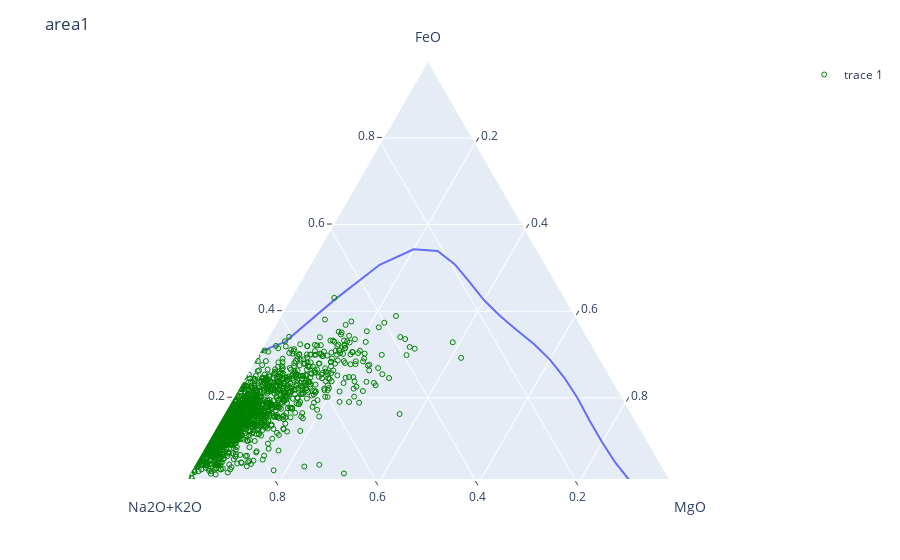
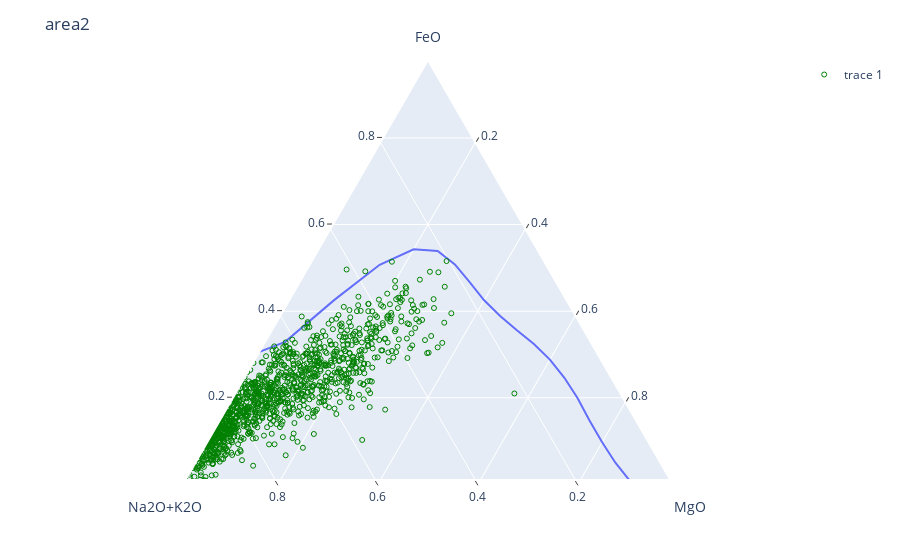
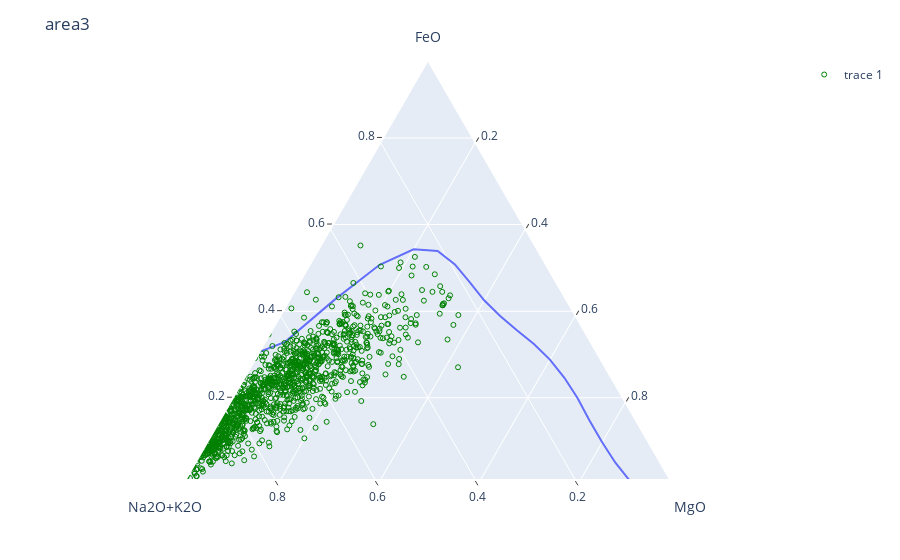
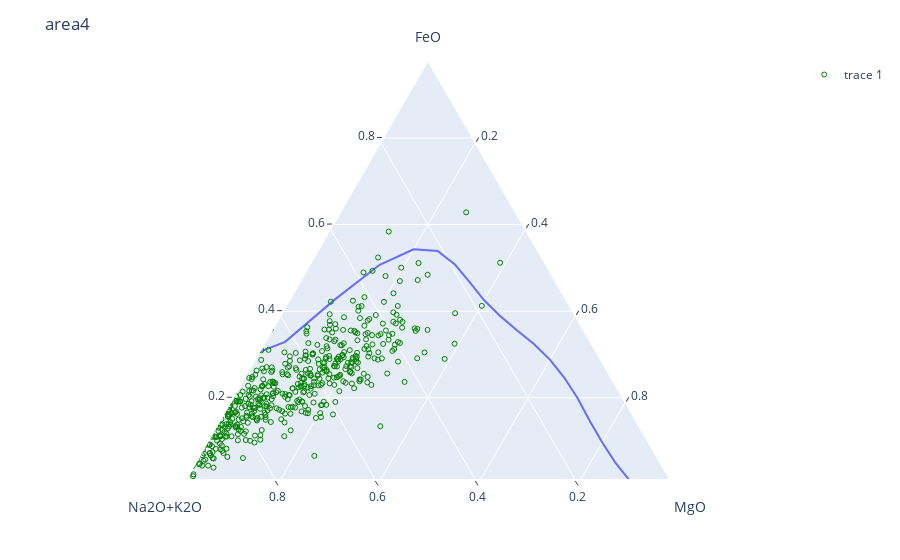

The code cell stored with these charts, in order, in its notebook:
### Code cell
for area, petro in petro_areas.items():
    plot_ternary_diagram(petro=petro, save_name=area)

### Figure 1 — Plotly figure (JSON) as saved in the notebook; plotly's stock layout.template omitted (floating-point values rounded to 4 significant figures; data arrays with more than 128 entries replaced by an {"elided": "..."} marker saying what was removed)
{"data": [{"a": [30, 32.9, 42.6, 50.7, 54.3, 53.9, 50.8, 46.7, 42.5, 38.9, 35.6, 32.4, 28.8, 24.6, 19.9, 14.7, 9.7, 5, 0.8], "b": [70, 62.1, 47.4, 34.3, 25.7, 21.1, 19.2, 18.3, 17.5, 16.1, 14.4, 12.6, 11.2, 10.4, 10.1, 10.3, 10.3, 10, 9.2], "c": [0, 5, 10, 15, 20, 25, 30, 35, 40, 45, 50, 55, 60, 65, 70, 75, 80, 85, 90], "hoverlabel": {"namelength": 0}, "hovertemplate": "a=%{a}<br>b=%{b}<br>c=%{c}", "legendgroup": "", "line": {"color": "#636efa", "dash": "solid"}, "mode": "lines", "name": "", "showlegend": false, "subplot": "ternary", "type": "scatterternary"}, {"a": {"elided": "1623 float values"}, "b": {"elided": "1623 float values"}, "c": {"elided": "1623 float values"}, "marker": {"color": "green", "size": 5, "symbol": 100}, "mode": "markers", "type": "scatterternary"}], "layout": {"autosize": true, "legend": {"tracegroupgap": 0}, "margin": {"t": 60}, "showlegend": true, "ternary": {"aaxis": {"linewidth": 2, "min": 0.01, "ticks": "outside", "title": {"text": "FeO"}}, "baxis": {"linewidth": 2, "min": 0.01, "ticks": "outside", "title": {"text": "Na2O+K2O"}}, "caxis": {"linewidth": 2, "min": 0.01, "ticks": "outside", "title": {"text": "MgO"}}, "domain": {"x": [0, 0.98], "y": [0, 1]}, "sum": 1}, "title": {"text": "area1"}}}

### Figure 2 — Plotly figure (JSON) as saved in the notebook; plotly's stock layout.template omitted (floating-point values rounded to 4 significant figures; data arrays with more than 128 entries replaced by an {"elided": "..."} marker saying what was removed)
{"data": [{"a": [30, 32.9, 42.6, 50.7, 54.3, 53.9, 50.8, 46.7, 42.5, 38.9, 35.6, 32.4, 28.8, 24.6, 19.9, 14.7, 9.7, 5, 0.8], "b": [70, 62.1, 47.4, 34.3, 25.7, 21.1, 19.2, 18.3, 17.5, 16.1, 14.4, 12.6, 11.2, 10.4, 10.1, 10.3, 10.3, 10, 9.2], "c": [0, 5, 10, 15, 20, 25, 30, 35, 40, 45, 50, 55, 60, 65, 70, 75, 80, 85, 90], "hoverlabel": {"namelength": 0}, "hovertemplate": "a=%{a}<br>b=%{b}<br>c=%{c}", "legendgroup": "", "line": {"color": "#636efa", "dash": "solid"}, "mode": "lines", "name": "", "showlegend": false, "subplot": "ternary", "type": "scatterternary"}, {"a": {"elided": "1135 float values"}, "b": {"elided": "1135 float values"}, "c": {"elided": "1135 float values"}, "marker": {"color": "green", "size": 5, "symbol": 100}, "mode": "markers", "type": "scatterternary"}], "layout": {"autosize": true, "legend": {"tracegroupgap": 0}, "margin": {"t": 60}, "showlegend": true, "ternary": {"aaxis": {"linewidth": 2, "min": 0.01, "ticks": "outside", "title": {"text": "FeO"}}, "baxis": {"linewidth": 2, "min": 0.01, "ticks": "outside", "title": {"text": "Na2O+K2O"}}, "caxis": {"linewidth": 2, "min": 0.01, "ticks": "outside", "title": {"text": "MgO"}}, "domain": {"x": [0, 0.98], "y": [0, 1]}, "sum": 1}, "title": {"text": "area2"}}}

### Figure 3 — Plotly figure (JSON) as saved in the notebook; plotly's stock layout.template omitted (floating-point values rounded to 4 significant figures; data arrays with more than 128 entries replaced by an {"elided": "..."} marker saying what was removed)
{"data": [{"a": [30, 32.9, 42.6, 50.7, 54.3, 53.9, 50.8, 46.7, 42.5, 38.9, 35.6, 32.4, 28.8, 24.6, 19.9, 14.7, 9.7, 5, 0.8], "b": [70, 62.1, 47.4, 34.3, 25.7, 21.1, 19.2, 18.3, 17.5, 16.1, 14.4, 12.6, 11.2, 10.4, 10.1, 10.3, 10.3, 10, 9.2], "c": [0, 5, 10, 15, 20, 25, 30, 35, 40, 45, 50, 55, 60, 65, 70, 75, 80, 85, 90], "hoverlabel": {"namelength": 0}, "hovertemplate": "a=%{a}<br>b=%{b}<br>c=%{c}", "legendgroup": "", "line": {"color": "#636efa", "dash": "solid"}, "mode": "lines", "name": "", "showlegend": false, "subplot": "ternary", "type": "scatterternary"}, {"a": {"elided": "1201 float values"}, "b": {"elided": "1201 float values"}, "c": {"elided": "1201 float values"}, "marker": {"color": "green", "size": 5, "symbol": 100}, "mode": "markers", "type": "scatterternary"}], "layout": {"autosize": true, "legend": {"tracegroupgap": 0}, "margin": {"t": 60}, "showlegend": true, "ternary": {"aaxis": {"linewidth": 2, "min": 0.01, "ticks": "outside", "title": {"text": "FeO"}}, "baxis": {"linewidth": 2, "min": 0.01, "ticks": "outside", "title": {"text": "Na2O+K2O"}}, "caxis": {"linewidth": 2, "min": 0.01, "ticks": "outside", "title": {"text": "MgO"}}, "domain": {"x": [0, 0.98], "y": [0, 1]}, "sum": 1}, "title": {"text": "area3"}}}

### Figure 4 — Plotly figure (JSON) as saved in the notebook; plotly's stock layout.template omitted (floating-point values rounded to 4 significant figures; data arrays with more than 128 entries replaced by an {"elided": "..."} marker saying what was removed)
{"data": [{"a": [30, 32.9, 42.6, 50.7, 54.3, 53.9, 50.8, 46.7, 42.5, 38.9, 35.6, 32.4, 28.8, 24.6, 19.9, 14.7, 9.7, 5, 0.8], "b": [70, 62.1, 47.4, 34.3, 25.7, 21.1, 19.2, 18.3, 17.5, 16.1, 14.4, 12.6, 11.2, 10.4, 10.1, 10.3, 10.3, 10, 9.2], "c": [0, 5, 10, 15, 20, 25, 30, 35, 40, 45, 50, 55, 60, 65, 70, 75, 80, 85, 90], "hoverlabel": {"namelength": 0}, "hovertemplate": "a=%{a}<br>b=%{b}<br>c=%{c}", "legendgroup": "", "line": {"color": "#636efa", "dash": "solid"}, "mode": "lines", "name": "", "showlegend": false, "subplot": "ternary", "type": "scatterternary"}, {"a": {"elided": "476 float values"}, "b": {"elided": "476 float values"}, "c": {"elided": "476 float values"}, "marker": {"color": "green", "size": 5, "symbol": 100}, "mode": "markers", "type": "scatterternary"}], "layout": {"autosize": true, "legend": {"tracegroupgap": 0}, "margin": {"t": 60}, "showlegend": true, "ternary": {"aaxis": {"linewidth": 2, "min": 0.01, "ticks": "outside", "title": {"text": "FeO"}}, "baxis": {"linewidth": 2, "min": 0.01, "ticks": "outside", "title": {"text": "Na2O+K2O"}}, "caxis": {"linewidth": 2, "min": 0.01, "ticks": "outside", "title": {"text": "MgO"}}, "domain": {"x": [0, 0.98], "y": [0, 1]}, "sum": 1}, "title": {"text": "area4"}}}
